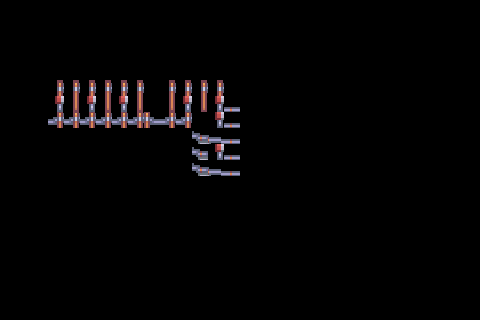

Rendered tile map (Tiled .tmx) drawn with the repository's tilesets; below, a short description and the full map source, tile grids included:
An orthogonal 30x20 tile map with 16x16 px tiles, 1 tile layer (street).

<map version="1.10" tiledversion="1.10.2" orientation="orthogonal" renderorder="right-down" width="30" height="20" tilewidth="16" tileheight="16" infinite="0" nextlayerid="2" nextobjectid="1">
 <editorsettings>
  <export target="map.json" format="json" />
 </editorsettings>
 <tileset firstgid="1" name="tiles1" tilewidth="16" tileheight="16" spacing="1" tilecount="486" columns="27">
  <image source="tilemap.png" width="458" height="305" />
 </tileset>
 <layer id="1" name="street" width="30" height="20">
  <data encoding="csv">
0,0,0,0,0,0,0,0,0,0,0,0,0,0,0,0,0,0,0,0,0,0,0,0,0,0,0,0,0,0,
0,0,0,0,0,0,0,0,0,0,0,0,0,0,0,0,0,0,0,0,0,0,0,0,0,0,0,0,0,0,
0,0,0,0,0,0,0,0,0,0,0,0,0,0,0,0,0,0,0,0,0,0,0,0,0,0,0,0,0,0,
0,0,0,0,0,0,0,0,0,0,0,0,0,0,0,0,0,0,0,0,0,0,0,0,0,0,0,0,0,0,
0,0,0,0,0,0,0,0,0,0,0,0,0,0,0,0,0,0,0,0,0,0,0,0,0,0,0,0,0,0,
0,0,0,407,407,407,407,407,407,406,407,407,407,407,439,0,0,0,0,0,0,0,0,0,0,0,0,0,0,0,
0,0,0,442,434,442,434,442,434,433,434,442,434,442,464,0,0,0,0,0,0,0,0,0,0,0,0,0,0,0,
0,0,0,461,461,461,461,461,461,460,461,461,441,442,464,0,0,0,0,0,0,0,0,0,0,0,0,0,0,0,
0,0,0,0,0,0,0,0,0,0,0,0,462,463,464,0,0,0,0,0,0,0,0,0,0,0,0,0,0,0,
0,0,0,0,0,0,0,0,0,0,0,0,462,442,464,0,0,0,0,0,0,0,0,0,0,0,0,0,0,0,
0,0,0,0,0,0,0,0,0,0,0,0,462,463,464,0,0,0,0,0,0,0,0,0,0,0,0,0,0,0,
0,0,0,0,0,0,0,0,0,0,0,0,0,0,0,0,0,0,0,0,0,0,0,0,0,0,0,0,0,0,
0,0,0,0,0,0,0,0,0,0,0,0,0,0,0,0,0,0,0,0,0,0,0,0,0,0,0,0,0,0,
0,0,0,0,0,0,0,0,0,0,0,0,0,0,0,0,0,0,0,0,0,0,0,0,0,0,0,0,0,0,
0,0,0,0,0,0,0,0,0,0,0,0,0,0,0,0,0,0,0,0,0,0,0,0,0,0,0,0,0,0,
0,0,0,0,0,0,0,0,0,0,0,0,0,0,0,0,0,0,0,0,0,0,0,0,0,0,0,0,0,0,
0,0,0,0,0,0,0,0,0,0,0,0,0,0,0,0,0,0,0,0,0,0,0,0,0,0,0,0,0,0,
0,0,0,0,0,0,0,0,0,0,0,0,0,0,0,0,0,0,0,0,0,0,0,0,0,0,0,0,0,0,
0,0,0,0,0,0,0,0,0,0,0,0,0,0,0,0,0,0,0,0,0,0,0,0,0,0,0,0,0,0,
0,0,0,0,0,0,0,0,0,0,0,0,0,0,0,0,0,0,0,0,0,0,0,0,0,0,0,0,0,0
</data>
 </layer>
</map>